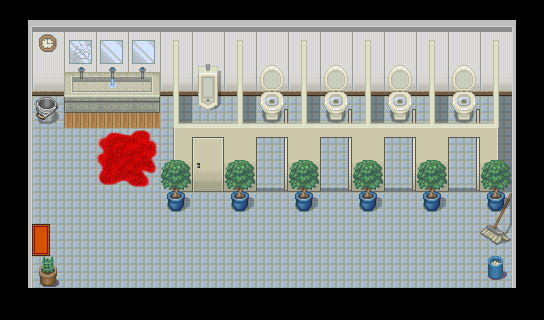

Rendered tile map (Tiled .tmx) drawn with the repository's tilesets; below, a short description and the full map source, tile grids included:
An orthogonal 17x10 tile map with 32x32 px tiles, 6 tile layers (Layer 1, Layer 2, Layer 3, Doors, ...), 2 hidden layers not drawn, 2 tilesets and 2 objects (Exit, Entry).

<map version="1.0" orientation="orthogonal" renderorder="left-down" width="17" height="10" tilewidth="32" tileheight="32" nextobjectid="3">
 <properties>
  <property name="hasSecretDoor" type="bool" value="false" />
  <property name="id" type="int" value="5" />
  <property name="name" value="Toilet" />
 </properties>
 <tileset firstgid="1" name="tileset2" tilewidth="32" tileheight="32" tilecount="459" columns="17">
  <image source="tileset2.png" width="544" height="864" />
 </tileset>
 <tileset firstgid="460" name="meta" tilewidth="32" tileheight="32" spacing="1" tilecount="3" columns="3">
  <image source="metaTile.png" width="98" height="32" />
  <tile id="0">
   <properties>
    <property name="collidable" type="bool" value="true" />
   </properties>
  </tile>
  <tile id="1">
   <properties>
    <property name="hidingSpot" type="bool" value="true" />
   </properties>
  </tile>
 </tileset>
 <layer name="Layer 1" width="17" height="10">
  <data encoding="csv">
2147483739,57,57,57,57,57,57,57,57,57,57,57,57,57,57,57,91,
54,20,20,20,20,20,20,20,20,20,20,20,20,20,20,20,2147483702,
54,37,37,37,37,37,37,37,37,37,37,37,37,37,37,37,2147483702,
54,35,1,1,1,35,35,35,35,35,35,35,35,35,35,35,2147483702,
54,35,35,35,35,35,35,35,35,35,35,35,35,35,35,35,2147483702,
54,35,35,35,35,35,35,35,35,35,35,35,35,35,35,35,2147483702,
54,35,35,35,35,35,35,35,35,35,35,35,35,35,35,35,2147483702,
54,35,35,35,35,35,35,35,35,35,35,35,35,35,35,35,2147483702,
54,35,35,35,35,35,35,35,35,35,35,35,35,35,35,35,2147483702,
0,0,0,0,0,0,0,0,0,0,0,0,0,0,0,0,0
</data>
 </layer>
 <layer name="Layer 2" width="17" height="10">
  <data encoding="csv">
0,0,0,0,0,0,0,0,0,0,0,0,0,0,0,0,0,
0,12,315,316,317,286,0,286,0,286,0,286,0,286,0,288,0,
0,0,332,333,334,303,285,303,287,303,287,303,287,303,287,305,0,
0,300,349,350,351,320,302,318,304,318,304,318,304,318,304,322,0,
0,0,0,0,0,337,336,335,0,335,0,335,0,335,0,339,0,
0,0,0,0,0,354,353,352,355,352,355,352,355,352,355,356,0,
0,0,0,0,0,0,0,0,0,0,0,0,0,0,0,97,0,
0,0,0,0,0,0,0,0,0,0,0,0,0,0,0,114,0,
0,342,0,0,0,0,0,0,0,0,0,0,0,0,0,0,0,
0,0,0,0,0,0,0,0,0,0,0,0,0,0,0,0,0
</data>
 </layer>
 <layer name="Layer 3" width="17" height="10">
  <data encoding="csv">
0,0,0,0,0,0,0,0,0,0,0,0,0,0,0,0,0,
0,0,0,0,0,0,0,0,0,0,0,0,0,0,0,0,0,
0,0,0,0,0,0,0,0,0,0,0,0,0,0,0,0,0,
0,0,0,0,0,0,319,0,0,0,0,0,0,0,0,0,0,
0,0,0,0,0,0,0,0,0,0,0,0,0,0,0,0,0,
0,0,0,0,0,45,0,45,0,45,0,45,0,45,0,45,0,
0,0,0,0,0,62,0,62,0,62,0,62,0,62,0,62,0,
0,0,0,0,0,0,0,0,0,0,0,0,0,0,0,0,0,
0,0,0,0,0,0,0,0,0,0,0,0,0,0,0,226,0,
0,0,0,0,0,0,0,0,0,0,0,0,0,0,0,0,0
</data>
 </layer>
 <layer name="Doors" width="17" height="10">
  <data encoding="csv">
0,0,0,0,0,0,0,0,0,0,0,0,0,0,0,0,0,
0,0,0,0,0,0,0,0,0,0,0,0,0,0,0,0,0,
0,0,0,0,0,0,0,0,0,0,0,0,0,0,0,0,0,
0,0,0,0,0,0,0,0,0,0,0,0,0,0,0,0,0,
0,0,0,0,0,0,0,0,0,0,0,0,0,0,0,0,0,
0,0,0,0,0,0,0,0,0,0,0,0,0,0,0,0,0,
0,0,0,0,0,0,0,0,0,0,0,0,0,0,0,0,0,
0,25,0,0,0,0,0,0,0,0,0,0,0,0,0,0,0,
0,0,0,0,0,0,0,0,0,0,0,0,0,0,0,0,0,
0,0,0,0,0,0,0,0,0,0,0,0,0,0,0,0,0
</data>
 </layer>
 <layer name="Blood" width="17" height="10">
  <data encoding="csv">
0,0,0,0,0,0,0,0,0,0,0,0,0,0,0,0,0,
0,0,0,0,0,0,0,0,0,0,0,0,0,0,0,0,0,
0,0,0,0,0,0,0,0,0,0,0,0,0,0,0,0,0,
0,0,0,0,0,0,0,0,0,0,0,0,0,0,0,0,0,
0,0,0,426,427,0,0,0,0,0,0,0,0,0,0,0,0,
0,0,0,443,444,0,0,0,0,0,0,0,0,0,0,0,0,
0,0,0,0,0,0,0,0,0,0,0,0,0,0,0,0,0,
0,0,0,0,0,0,0,0,0,0,0,0,0,0,0,0,0,
0,0,0,0,0,0,0,0,0,0,0,0,0,0,0,0,0,
0,0,0,0,0,0,0,0,0,0,0,0,0,0,0,0,0
</data>
 </layer>
 <layer name="Over Player" width="17" height="10">
  <data encoding="csv">
0,0,0,0,0,0,0,0,0,0,0,0,0,0,0,0,0,
0,0,0,0,0,0,0,0,0,0,0,0,0,0,0,0,0,
0,0,0,0,0,0,0,0,0,0,0,0,0,0,0,0,0,
0,0,0,0,0,0,0,0,321,0,321,0,321,0,321,0,0,
0,0,0,0,0,0,0,0,338,0,338,0,338,0,338,0,0,
0,0,0,0,0,0,0,0,0,0,0,0,0,0,0,0,0,
0,0,0,0,0,0,0,0,0,0,0,0,0,0,0,0,0,
0,0,0,0,0,0,0,0,0,0,0,0,0,0,0,0,0,
0,0,0,0,0,0,0,0,0,0,0,0,0,0,0,0,0,
0,0,0,0,0,0,0,0,0,0,0,0,0,0,0,0,0
</data>
 </layer>
 <layer name="Collision" width="17" height="10" visible="0">
  <data encoding="csv">
460,460,460,460,460,460,460,460,460,460,460,460,460,460,460,460,460,
460,460,460,460,460,460,460,460,460,460,460,460,460,460,460,460,460,
460,460,460,460,460,460,460,460,460,460,460,460,460,460,460,460,460,
460,460,0,0,0,460,460,460,460,460,460,460,460,460,460,460,460,
460,0,0,0,0,460,460,460,0,460,0,460,0,460,0,460,460,
460,0,0,0,0,460,460,460,0,460,0,460,0,460,0,460,460,
460,0,0,0,0,460,0,460,0,460,0,460,0,460,0,460,460,
460,0,0,0,0,0,0,0,0,0,0,0,0,0,0,460,460,
460,460,0,0,0,0,0,0,0,0,0,0,0,0,0,460,460,
460,460,460,460,460,460,460,460,460,460,460,460,460,460,460,460,460
</data>
 </layer>
 <layer name="HidingSpot" width="17" height="10" visible="0">
  <data encoding="csv">
0,0,0,0,0,0,0,0,0,0,0,0,0,0,0,0,0,
0,0,0,0,0,0,0,0,0,0,0,0,0,0,0,0,0,
0,0,0,0,461,0,0,0,0,0,0,0,0,0,0,0,0,
0,0,0,0,0,0,0,0,0,0,461,0,0,0,0,0,0,
0,0,0,0,0,0,0,0,0,0,0,0,0,0,0,0,0,
0,0,0,0,0,0,0,0,0,0,0,0,0,0,0,0,0,
0,0,0,0,0,0,0,0,0,0,0,0,0,0,0,0,0,
0,0,0,0,0,0,0,0,0,0,0,0,0,0,0,0,0,
0,0,0,0,0,0,0,0,0,0,0,0,0,0,0,461,0,
0,0,0,0,0,0,0,0,0,0,0,0,0,0,0,0,0
</data>
 </layer>
 <objectgroup name="Transition">
  <object id="1" name="toMainFoyer" type="Exit" x="0" y="224" width="32" height="32">
   <properties>
    <property name="connectedRoomId" type="int" value="0" />
    <property name="direction" value="WEST" />
   </properties>
  </object>
  <object id="2" name="fromMainFoyer" type="Entry" x="64" y="224" height="32">
   <properties>
    <property name="connectedRoomId" type="int" value="0" />
    <property name="direction" value="EAST" />
   </properties>
  </object>
 </objectgroup>
</map>
